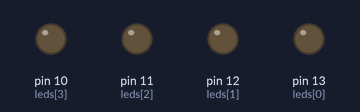
The sketch below on a simulated Arduino Uno, built with avr-gcc and run on an emulated ATmega328P. Parts: output pins drawn as LEDs (lit = HIGH).

Above: at 0.2 s.
At 1.2 s:
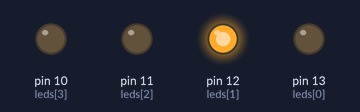
At 2.2 s:
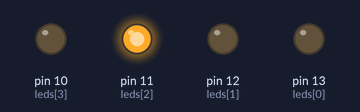
At 4.7 s:
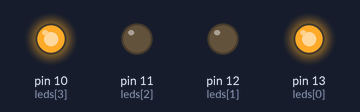
At 7.2 s:
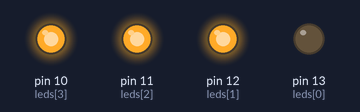
At 9.7 s:
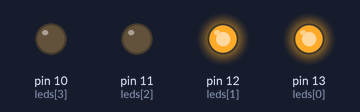
Timing chart, 0 to 10.4 s (numbered marks = the images above):
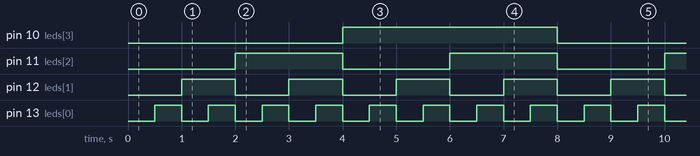

The sketch:

ex3.ino
```cpp
int leds[4] = {13,12,11,10};

void setup() {
  for (int i = 0; i<4; i++){
    pinMode(leds[i], OUTPUT);
  }
}

void loop() {
for (int i = 0; i < 16; i++){
switch (i) {
  case 1:
    digitalWrite(leds[0],HIGH);
    digitalWrite(leds[1],LOW);
    digitalWrite(leds[2],LOW);
    digitalWrite(leds[3],LOW);
    break;
  case 2:
    digitalWrite(leds[0],LOW);
    digitalWrite(leds[1],HIGH);
    digitalWrite(leds[2],LOW);
    digitalWrite(leds[3],LOW);
    break;
  case 3:
    digitalWrite(leds[0],HIGH);
    digitalWrite(leds[1],HIGH);
    digitalWrite(leds[2],LOW);
    digitalWrite(leds[3],LOW);
    break;
  case 4:
    digitalWrite(leds[0],LOW);
    digitalWrite(leds[1],LOW);
    digitalWrite(leds[2],HIGH);
    digitalWrite(leds[3],LOW);
    break;
  case 5:
    digitalWrite(leds[0],HIGH);
    digitalWrite(leds[1],LOW);
    digitalWrite(leds[2],HIGH);
    digitalWrite(leds[3],LOW);
    break;
  case 6:
    digitalWrite(leds[0],LOW);
    digitalWrite(leds[1],HIGH);
    digitalWrite(leds[2],HIGH);
    digitalWrite(leds[3],LOW);
    break;
  case 7:
    digitalWrite(leds[0],HIGH);
    digitalWrite(leds[1],HIGH);
    digitalWrite(leds[2],HIGH);
    digitalWrite(leds[3],LOW);
    break;
  case 8:
    digitalWrite(leds[0],LOW);
    digitalWrite(leds[1],LOW);
    digitalWrite(leds[2],LOW);
    digitalWrite(leds[3],HIGH);
    break;
  case 9:
    digitalWrite(leds[0],HIGH);
    digitalWrite(leds[1],LOW);
    digitalWrite(leds[2],LOW);
    digitalWrite(leds[3],HIGH);
    break;
  case 10:
    digitalWrite(leds[0],LOW);
    digitalWrite(leds[1],HIGH);
    digitalWrite(leds[2],LOW);
    digitalWrite(leds[3],HIGH);
    break;
  case 11:
    digitalWrite(leds[0],HIGH);
    digitalWrite(leds[1],HIGH);
    digitalWrite(leds[2], LOW);
    digitalWrite(leds[3],HIGH);
    break;
  case 12:
    digitalWrite(leds[0],LOW);
    digitalWrite(leds[1],LOW);
    digitalWrite(leds[2],HIGH);
    digitalWrite(leds[3],HIGH);
    break;
  case 13:
    digitalWrite(leds[0],HIGH);
    digitalWrite(leds[1],LOW);
    digitalWrite(leds[2],HIGH);
    digitalWrite(leds[3],HIGH);
    break;
  case 14:
    digitalWrite(leds[0],LOW);
    digitalWrite(leds[1],HIGH);
    digitalWrite(leds[2],HIGH);
    digitalWrite(leds[3],HIGH);
    break;
  case 15:
    digitalWrite(leds[0],HIGH);
    digitalWrite(leds[1],HIGH);
    digitalWrite(leds[2],HIGH);
    digitalWrite(leds[3],HIGH);
    break;
  default:
    digitalWrite(leds[0],LOW);
    digitalWrite(leds[1],LOW);
    digitalWrite(leds[2],LOW);
    digitalWrite(leds[3],LOW);
    break;
}
delay(500);
}
}
```

Measured:
- by itself, pin 10 (leds[3]): alternates HIGH for 4.0 s and LOW for 4.0 s
- by itself, pin 11 (leds[2]): alternates HIGH for 2.0 s and LOW for 2.0 s
- by itself, pin 12 (leds[1]): alternates HIGH for 1.0 s and LOW for 1.0 s
- by itself, pin 13 (leds[0]): alternates HIGH for 0.50 s and LOW for 0.50 s
